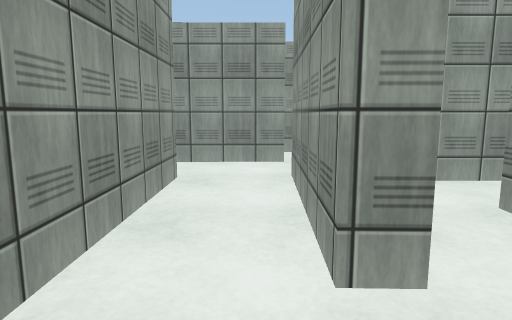
View 1 (above)

19 first-person views from a walk through a 3-D level made in the Unity game engine. The camera is 1.5 m above the floor, tilts 8° down and sees 75° across. The floor is counted in squares, 1 m on a side. Each view is taken from the middle of a square. On the plan, view 1 faces up. The plan holds only what a view shows up to about 15 squares ahead; the rest is blank. The player character is not drawn. Surface patterns are stand-ins for the level's own textures.

View 2
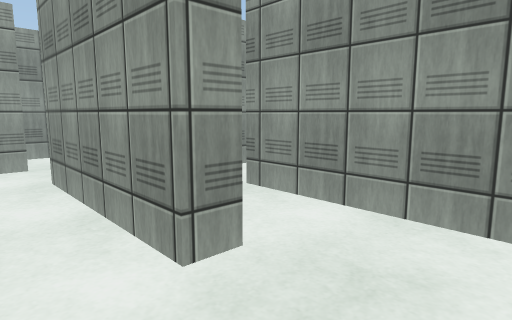

View 3
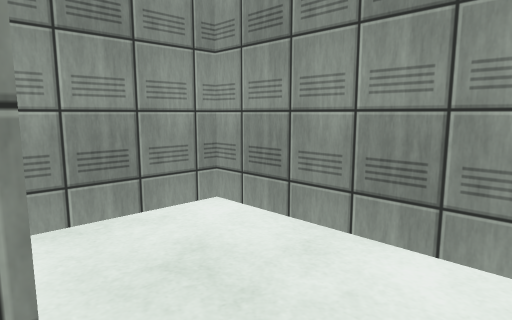

View 4
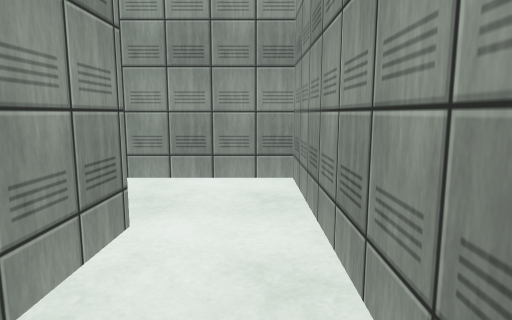

View 5
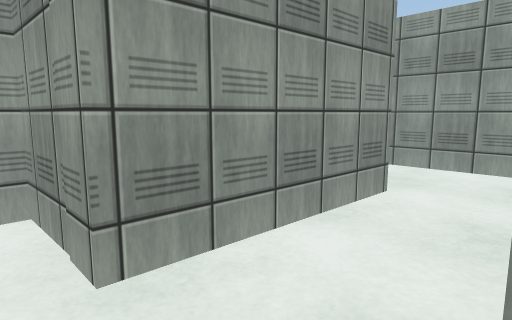

View 6
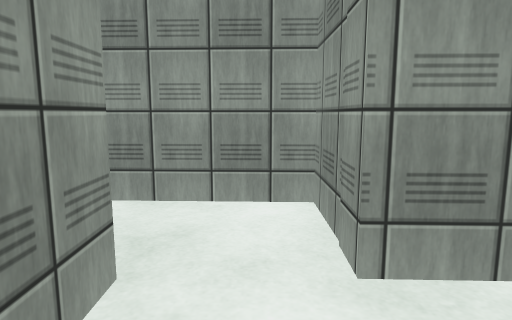

View 7
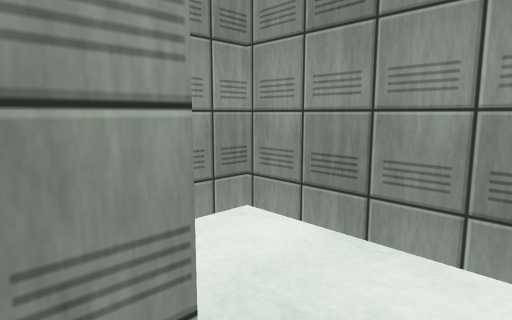

View 8
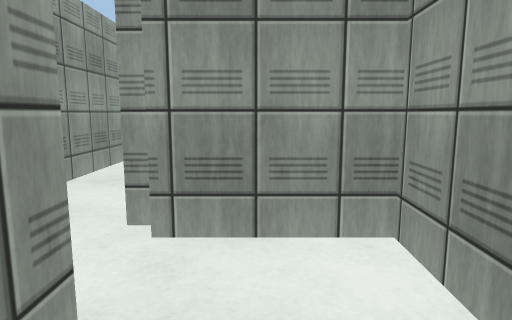

View 9
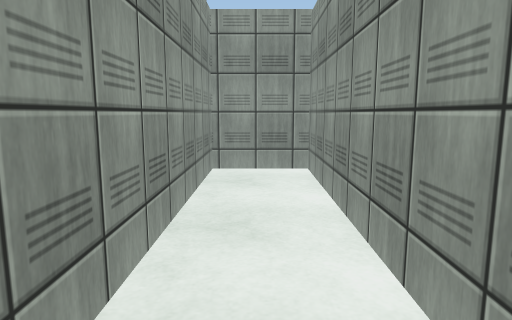

View 10
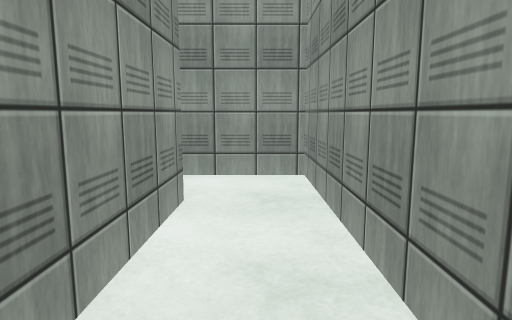

View 11
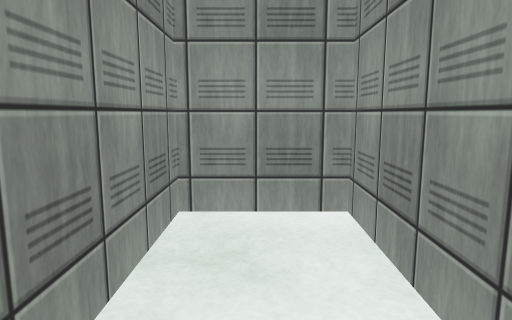

View 12
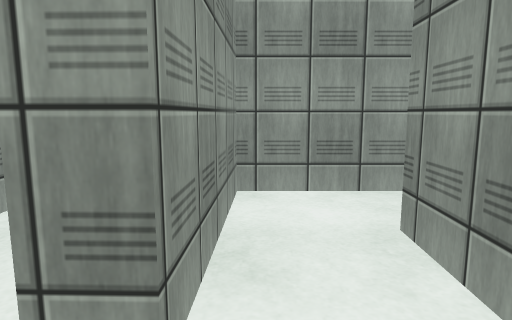

View 13
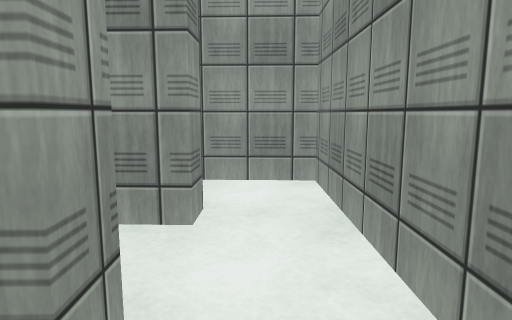

View 14
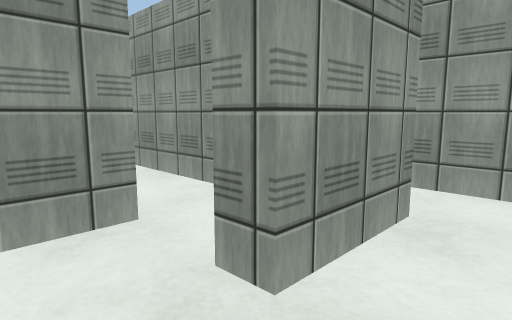

View 15
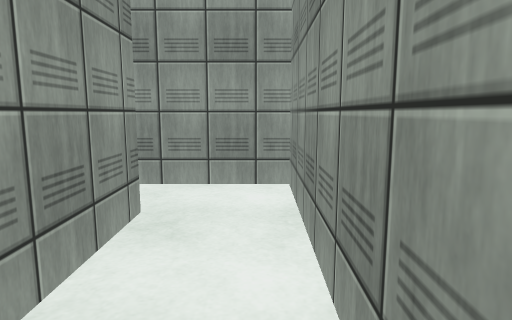

View 16
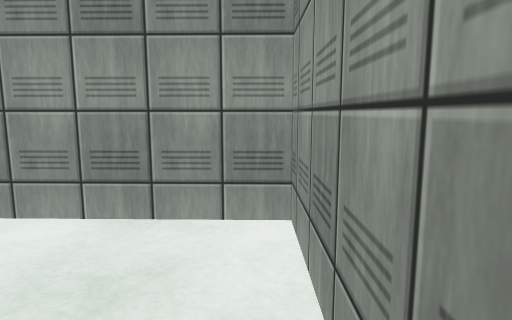

View 17
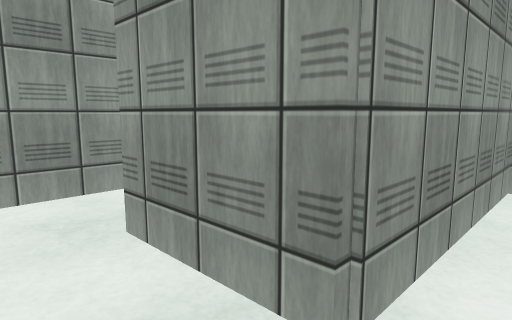

View 18
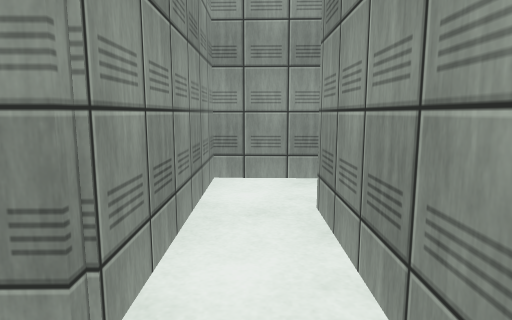

View 19
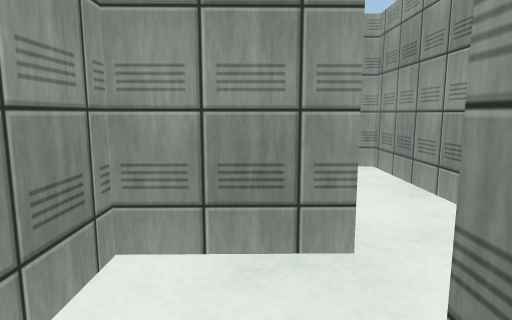

### Floor plan
Key: @ floor where view 1 was taken; # wall or solid block; . floor.
Columns run from 2 left of view 1 to 13 right of it. Each row starts with its distance up from view 1.
 21 ####
 20 #..#
 19 #.##
 18 #.#
 17 #.#
 16 #.#
 15 #.#
 14 #.##
 13 #..####
 12 #.....#
 11 ###...#
 10 ###...#..#######
  9 ......#........#
  8 ...##########..#
  7 #..#######  #..#
  6 #..#........#..#
  5 #..#..#..#..#..#
  4 #..#..#. #.....#
  3 #..#..#  #.....#
  2 #.....#  #######
  1 #.....#
  0 #.@...#
 -1 #######

Where each view was taken, in squares from view 1:
view 1: 0 up, 0 right, facing up
view 2: 0 up, 1 left, facing up-right
view 3: 3 up, 1 left, facing down-right
view 4: 7 up, 1 left, facing down
view 5: 9 up, 2 left, facing down-right
view 6: 9 up, 2 left, facing right
view 7: 9 up, 0 right, facing up-right
view 8: 9 up, 2 right, facing up
view 9: 12 up, 1 left, facing up
view 10: 19 up, 1 left, facing down
view 11: 16 up, 1 left, facing up
view 12: 1 up, 2 right, facing up
view 13: 6 up, 9 right, facing left
view 14: 3 up, 12 right, facing up-left
view 15: 3 up, 12 right, facing up
view 16: 3 up, 8 right, facing right
view 17: 9 up, 12 right, facing down-left
view 18: 9 up, 12 right, facing left
view 19: 4 up, 11 right, facing left
